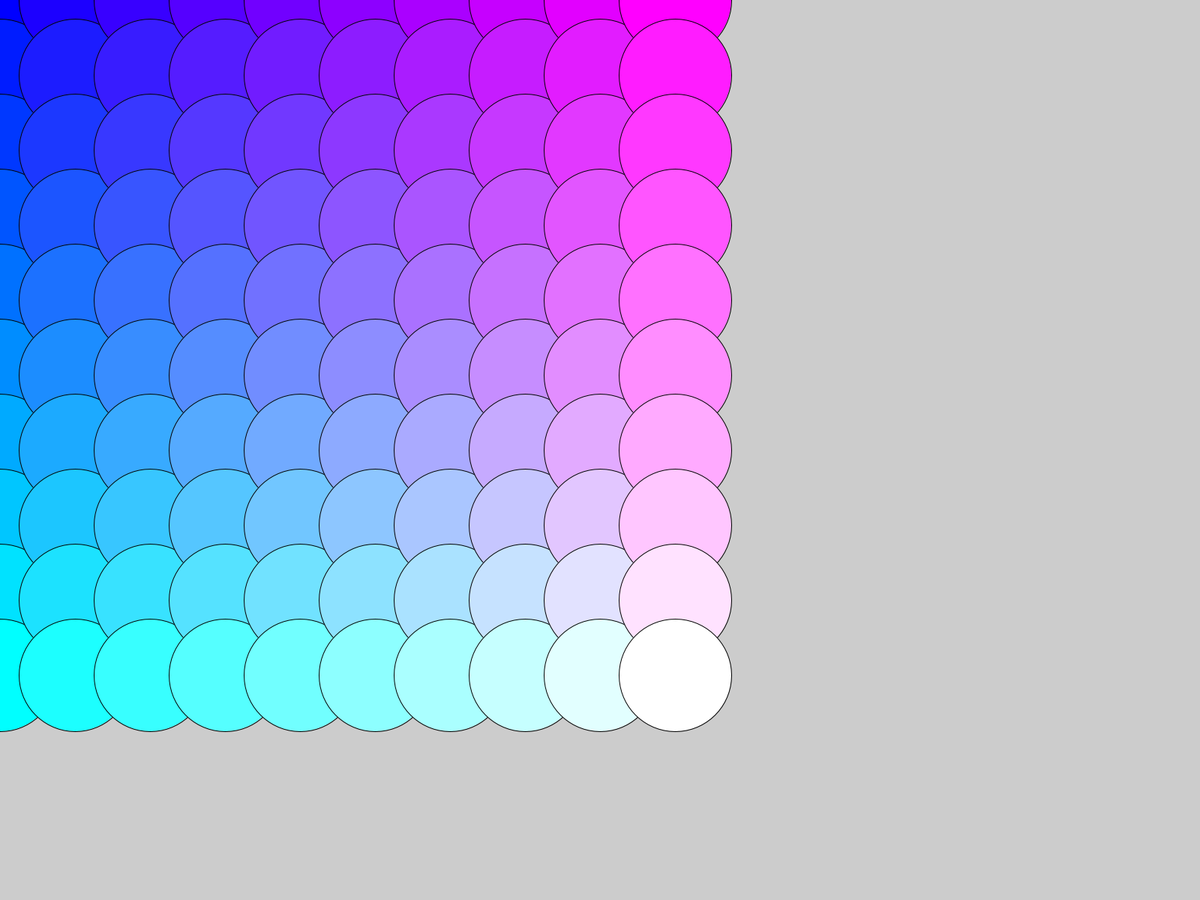
Frame 1 (no input)
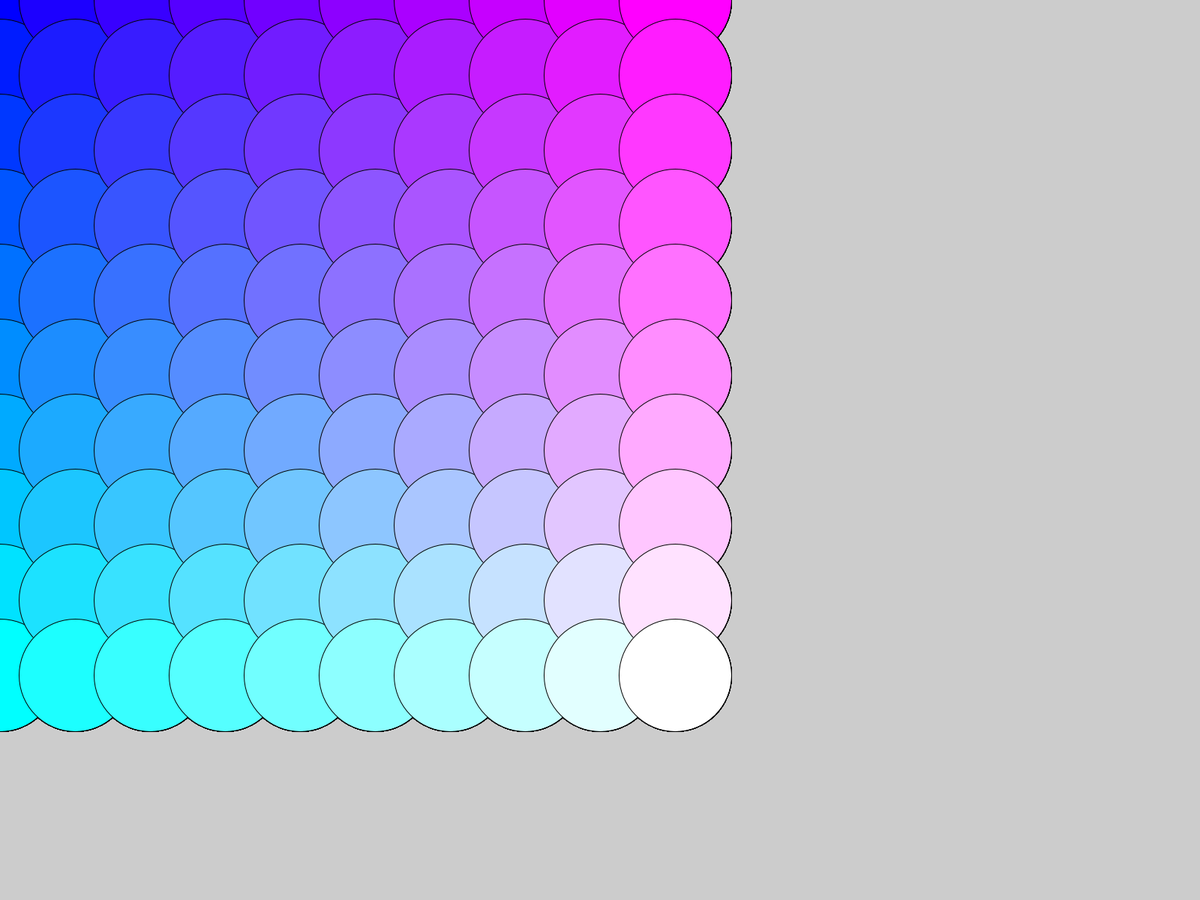
Frame 60 (the mouse pressed at the canvas centre just before this capture)
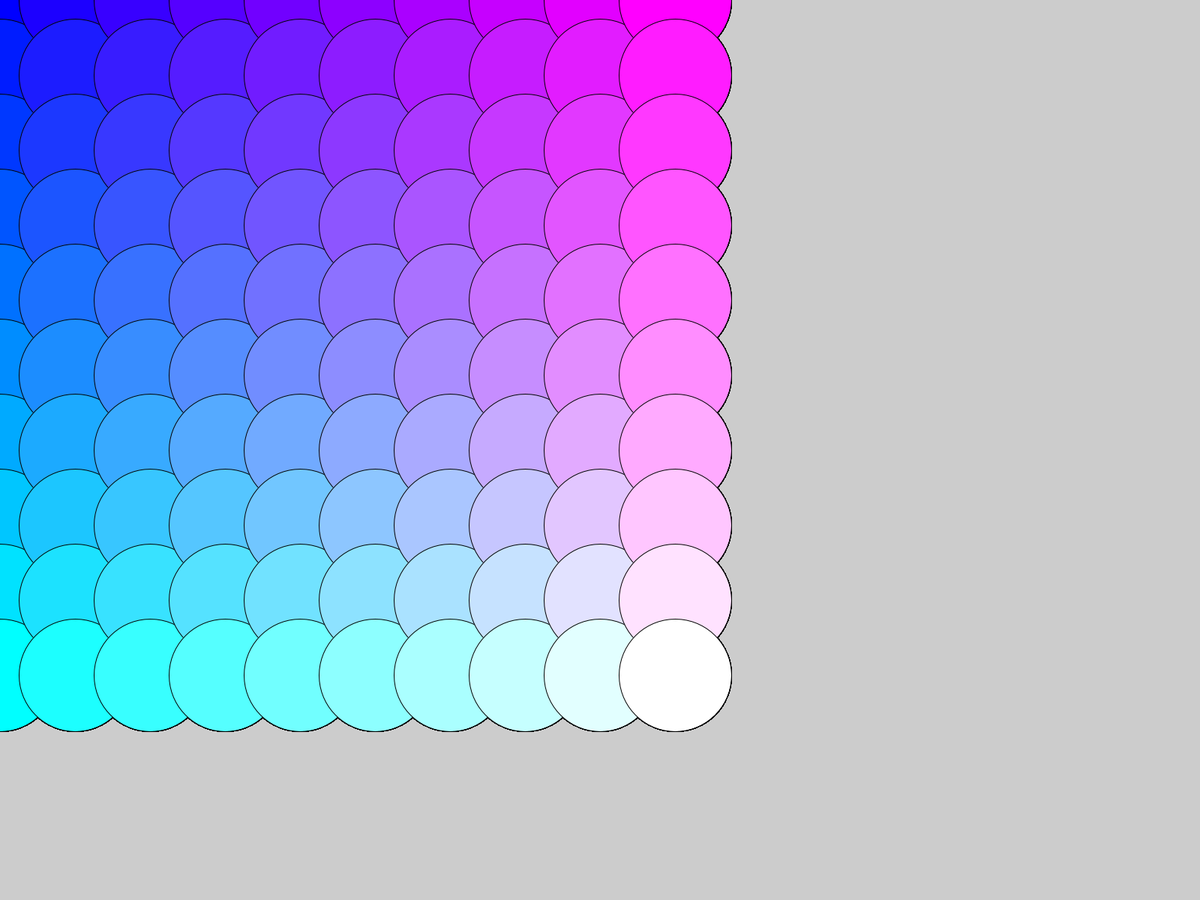
Frame 120 (the mouse held since frame 60 and released just before this capture)

The Processing sketch that drew these frames (run headless with seeded random() and noise(); from frame 60 on, the mouse is pressed at the canvas centre):

// Processing sketch: ejemplo_1_for
// ── ejemplo_1_for.pde
void setup() {
  //for(inicializacion; validacion; actualizacion){
    for(int i = 0; i < 10; i = i+1){
      for(int j = 0; j < 10; j = j+1){
        println("i: "+ i +" j: " +j);
     //   println("ellipse(" + (i*100)+ ", " +(j*100)+ ", 100,100);" );
      }
    }
    fullScreen();
  }

void draw() {
  for(int i = 0; i < 10; i = i+1){
    for(int j = 0; j < 10; j = j+1){
      float r = map(i, 0, 9, 0,255);
      int g = int(map(j, 0, 9, 0,255));
      int b = 255;
      fill(r,g,b);
      ellipse(i*100, j*100, 150,150);
    }
  }
//ellipse(0, 0, 100,100);
//ellipse(0, 100, 100,100);
//ellipse(0, 200, 100,100);
//ellipse(0, 300, 100,100);
//ellipse(0, 400, 100,100);
//ellipse(0, 500, 100,100);
//ellipse(0, 600, 100,100);
//ellipse(0, 700, 100,100);
//ellipse(0, 800, 100,100);
//ellipse(0, 900, 100,100);
//ellipse(100, 0, 100,100);
//ellipse(100, 100, 100,100);
//ellipse(100, 200, 100,100);
//ellipse(100, 300, 100,100);
//ellipse(100, 400, 100,100);
//ellipse(100, 500, 100,100);
//ellipse(100, 600, 100,100);
//ellipse(100, 700, 100,100);
//ellipse(100, 800, 100,100);
//ellipse(100, 900, 100,100);
//ellipse(200, 0, 100,100);
//ellipse(200, 100, 100,100);
//ellipse(200, 200, 100,100);
//ellipse(200, 300, 100,100);
//ellipse(200, 400, 100,100);
//ellipse(200, 500, 100,100);
//ellipse(200, 600, 100,100);
//ellipse(200, 700, 100,100);
//ellipse(200, 800, 100,100);
//ellipse(200, 900, 100,100);
//ellipse(300, 0, 100,100);
//ellipse(300, 100, 100,100);
//ellipse(300, 200, 100,100);
//ellipse(300, 300, 100,100);
//ellipse(300, 400, 100,100);
//ellipse(300, 500, 100,100);
//ellipse(300, 600, 100,100);
//ellipse(300, 700, 100,100);
//ellipse(300, 800, 100,100);
//ellipse(300, 900, 100,100);
//ellipse(400, 0, 100,100);
//ellipse(400, 100, 100,100);
//ellipse(400, 200, 100,100);
//ellipse(400, 300, 100,100);
//ellipse(400, 400, 100,100);
//ellipse(400, 500, 100,100);
//ellipse(400, 600, 100,100);
//ellipse(400, 700, 100,100);
//ellipse(400, 800, 100,100);
//ellipse(400, 900, 100,100);
//ellipse(500, 0, 100,100);
//ellipse(500, 100, 100,100);
//ellipse(500, 200, 100,100);
//ellipse(500, 300, 100,100);
//ellipse(500, 400, 100,100);
//ellipse(500, 500, 100,100);
//ellipse(500, 600, 100,100);
//ellipse(500, 700, 100,100);
//ellipse(500, 800, 100,100);
//ellipse(500, 900, 100,100);
//ellipse(600, 0, 100,100);
//ellipse(600, 100, 100,100);
//ellipse(600, 200, 100,100);
//ellipse(600, 300, 100,100);
//ellipse(600, 400, 100,100);
//ellipse(600, 500, 100,100);
//ellipse(600, 600, 100,100);
//ellipse(600, 700, 100,100);
//ellipse(600, 800, 100,100);
//ellipse(600, 900, 100,100);
//ellipse(700, 0, 100,100);
//ellipse(700, 100, 100,100);
//ellipse(700, 200, 100,100);
//ellipse(700, 300, 100,100);
//ellipse(700, 400, 100,100);
//ellipse(700, 500, 100,100);
//ellipse(700, 600, 100,100);
//ellipse(700, 700, 100,100);
//ellipse(700, 800, 100,100);
//ellipse(700, 900, 100,100);
//ellipse(800, 0, 100,100);
//ellipse(800, 100, 100,100);
//ellipse(800, 200, 100,100);
//ellipse(800, 300, 100,100);
//ellipse(800, 400, 100,100);
//ellipse(800, 500, 100,100);
//ellipse(800, 600, 100,100);
//ellipse(800, 700, 100,100);
//ellipse(800, 800, 100,100);
//ellipse(800, 900, 100,100);
//ellipse(900, 0, 100,100);
//ellipse(900, 100, 100,100);
//ellipse(900, 200, 100,100);
//ellipse(900, 300, 100,100);
//ellipse(900, 400, 100,100);
//ellipse(900, 500, 100,100);
//ellipse(900, 600, 100,100);
//ellipse(900, 700, 100,100);
//ellipse(900, 800, 100,100);
//ellipse(900, 900, 100,100);

}
